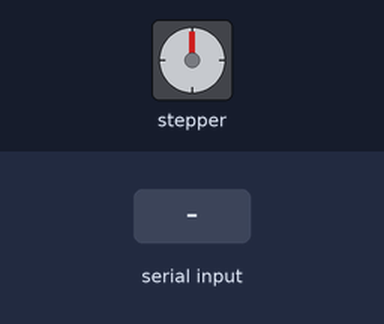
Simulated run of this sketch. Board: Arduino Uno, built with avr-gcc and run on an emulated ATmega328P. On the bench: stepper motor. Inputs (shaded band) come from the test bench. Stepper angles assume 1600 steps per turn.

Above: at 1.2 s.
1.3 s: "2\n" received over Serial
At 1.56 s:
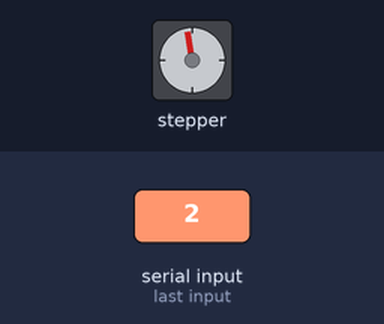
4.5 s: "1\n" received over Serial
At 4.66 s:
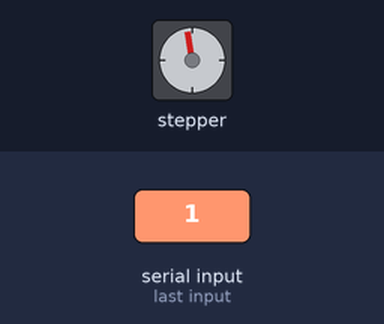
Timing chart, 0 to 7.5 s (numbered marks = the images above; inputs shaded):
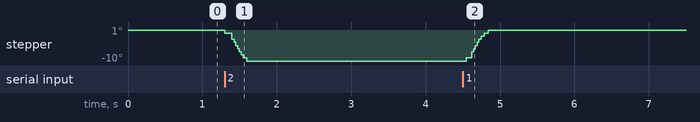

The sketch:

control_motor.ino
```cpp
#include <AccelStepper.h>

#define MOTOR_PIN_1 2
#define MOTOR_PIN_2 3
#define MOTOR_PIN_3 4
#define MOTOR_PIN_4 5

const float STEPS_PER_REVOLUTION = 1600.0; // Resolução com microstepping de 8x
const float DEGREES_PER_OUTPUT_REVOLUTION = 36.0;

AccelStepper stepper(AccelStepper::FULL4WIRE, MOTOR_PIN_1, MOTOR_PIN_3, MOTOR_PIN_2, MOTOR_PIN_4);

void setup() {
  stepper.setMaxSpeed(2000.0);
  stepper.setAcceleration(1000.0);
  Serial.begin(9600);
}

void loop() {
  if (Serial.available() > 0) {
    int command = Serial.parseInt(); // Lê o número digitado

    switch (command) {
      case 1:
        moveDegrees(1);
        break;
      case 2:
        moveDegrees(-1);
        break;
      case 3:
        Serial.println("Digite a quantidade de graus a avançar:");
        while (!Serial.available()) {
          // Aguarda entrada da quantidade de graus
        }
        int numDegrees = Serial.parseInt(); // Lê o número de graus a mover
        moveDegrees(numDegrees);
        break;
      default:
        break;
    }
    // Limpa o buffer da porta serial
    while (Serial.available() > 0) {
      char _ = Serial.read();
    }
  }
}

void moveDegrees(int degrees) {
  float targetPosition = stepper.currentPosition() + (STEPS_PER_REVOLUTION / DEGREES_PER_OUTPUT_REVOLUTION) * degrees;
  stepper.moveTo(targetPosition);

  while (stepper.isRunning()) {
    stepper.run();
  }
}
```

Measured:
- after the input at 1.3 s, stepper: turns 10° counter-clockwise in 0.29 s, starting at once
- after the input at 4.5 s, stepper: turns 10° clockwise in 0.29 s, starting after 0.05 s
